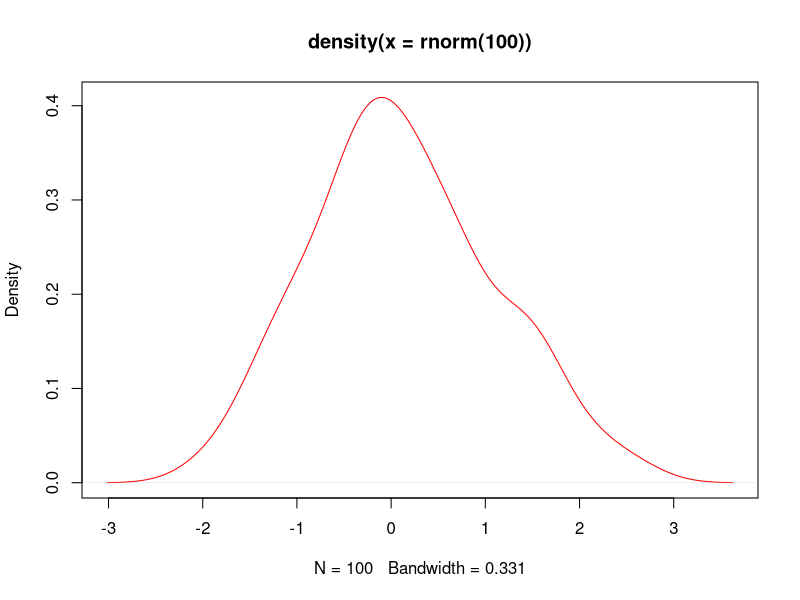

Generate this figure with R:
## ---- chunk 1
plot(density(rnorm(100)), col = "red")

## ---- chunk 2
x = 5;x
x <- 5;x
assign("x", 5);x

## ---- chunk 3
x <- c(1, 3, 6, 7)
x
## ---- chunk 4
char <- c("8", "edge", "turn8k")
logic <- c(TRUE, FALSE, TRUE, FALSE)
## ---- chunk 5
dynam <- c(8, "dds", TRUE); dynam
dynam <- c(1, 0, 1, 1.1, TRUE); dynam
## ---- chunk 6
log(x, 10)
## ---- chunk 7
log(base = 10, x)
## ---- chunk 8
x = 10
x < 5
## ---- chunk 9
x > 5
## ---- chunk 10
x == 10
## ---- chunk 11
x^10
## ---- chunk 12
x = 10/(5 - 5)
x
## ---- chunk 13
x <- c(2, 4, 5, 3, -4, 0)
x * 5
## ---- chunk 14
y <- c(5, 3)
x * y
## ---- chunk 15
x
z <- c(1, 2, 3, 4)
x * z
## ---- chunk 16
x <- c(2, 4, 5, 3, -4, 0)
length(x)
## ---- chunk 17
x <- c(3, 4, 6, -7, 8)
mean(x)
m = sum(x)/length(x)
m

## ---- chunk 18
x = 2:10
x
## ---- chunk 19
y = 5.1:1
y
## ---- chunk 20
z = -5:10
z
## ---- chunk 21
w = -5:-10
w
## ---- chunk 22
z = seq(2, 5, 0.5); z
## ---- chunk 23
y = seq(9, 2.5, -0.5);y
length(y); length(z)
z * y
## ---- chunk 24
x = c("A", "B", "C")
rep(x, 4)
## ---- chunk 25
x <- 1:10
mode(x)
## ---- chunk 26
y <- x <= -5
y
mode(y)

## ---- chunk 27
mode(mode(y))
## ---- chunk 28
x = 1:20;x
x[2]
## ---- chunk 29
x[0]
## ---- chunk 30
x[5:9]
## ---- chunk 31
x[c(3, 7, 8, 9, 20)]
## ---- chunk 32
x[-19]
## ---- chunk 33
x[-(1:6)]
## ---- chunk 34
x[x > 10]
## ---- chunk 35
x[TRUE]
## ---- chunk 36
y = c(TRUE, FALSE)
x[y]
## ---- chunk 37
vector <- c() ;vector

v2 <- c(TRUE, FALSE, T, T, F, TRUE)
vector = c(v2, vector); vector

## ---- chunk 38
vector = c(F, vector); vector
## ---- chunk 39
x = 1:3
x = c(5, x)
x
## ---- chunk 40
x = 1:5
names(x)
## ---- chunk 41
names(x) <- c("Первый", "Второй", "Третий", "Четвертый", "Пятый")
names(x)
## ---- chunk 42
x["Первый"]
## ---- chunk 43
log(3) == log(3, base = exp(1))
## ---- chunk 44
x = seq(5, 100, 0.1)
x[length(x)]
## ---- chunk 45
x <- c(-10, 2, 78, 34, -98, 23, 0, -8)
order(x)
## ---- chunk 46
sort(x)
## ---- chunk 47
sort(x) == x[order(x)]
## ---- chunk 48
a <- seq(-8,4,.5)
a

## ---- chunk 49
a

x = a[length(a):1]
x
## ---- chunk 50
a
length(a/2)

## ---- chunk 51
round(length(a)/2)
y = c(a[1:round(length(a)/2)], 99,
      a[(round(length(a)/2) + 1):length(a)])
y
## ---- chunk 52
x = c(0, 1.5, 2);x
y = acos(cos(x)); y

x == y 
## ---- chunk 53
x = c(sin(10), log(5,8), log(3,exp(1)), log(38.6,10), cos(pi + 1), exp(1)^(cos(0)), atan(+Inf))

names(x) = c("sin(10)", "log8(5)", "ln3", "lg(38.6)", "cos(pi+1)", "e^cos(0)", "arctn(+Inf)");

sort(x)
## ---- chunk 54
x = seq(-10,10,1)
## ---- chunk 55
x = seq(-10,10,1)
y = x[(x >= -10 & x <= -3) | (x >= 0 & x <= 6 & x != 3)]
y
## ---- chunk 56
f = c(rep("mouse", 3), rep("rat", 2), rep("fly", 11))
f = rep(c("mouse", "rat", "fly"), c(3, 2, 11))
summary(f)

x = factor(f)
summary(x)

## ---- chunk 57
summary(1:10)
summary(1:10)[4]
## ---- chunk 58
dna=factor(rep(c("T","G","C","A"),c(26,48,16,10)))
summary(dna)
## ---- chunk 59

dna=factor(rep(c("T","G","C","A"),c(26,48,16,10)))
sum(summary(dna))
ratio=summary(dna)/sum(summary(dna))
ratio
## ---- chunk 60
sample(dna)

#sample(dna,size = 104, replace = FALSE) выдаст сообщение об ошибке
sample(dna, size = 30, replace = F)

## ---- chunk 61
ratio = summary(factor(dna)) / length(dna); ratio

sampledna = sample(dna, size = 100000, replace = TRUE)
ratio1 = summary(factor(sampledna)) / length(sampledna); ratio1

sampleATGC = sample(c("A","T","G","C"), size = 100000, replace = TRUE)
ratio2 = summary(factor(sampleATGC)) / length(sampleATGC); ratio2


## ---- chunk 62
x=1:10
y=6:14
union(x,y)
intersect(x,y)
## ---- chunk 63
setdiff(x,y)
setdiff(y,x)
## ---- chunk 64
rm(list=ls())
## ---- chunk 65
cumsum(1:10)
## ---- chunk 66
dna2=sample(c("A","T","G","G","G","C"), size=3826513,replace=TRUE)
ratio=summary(factor(dna2))/length(dna2); ratio

dna2=sample(c("A","T","G","C"), size=3826513,prob=c(.5/3,.5/3,.5,.5/3),replace=TRUE)
ratio=summary(factor(dna2))/length(dna2); ratio

